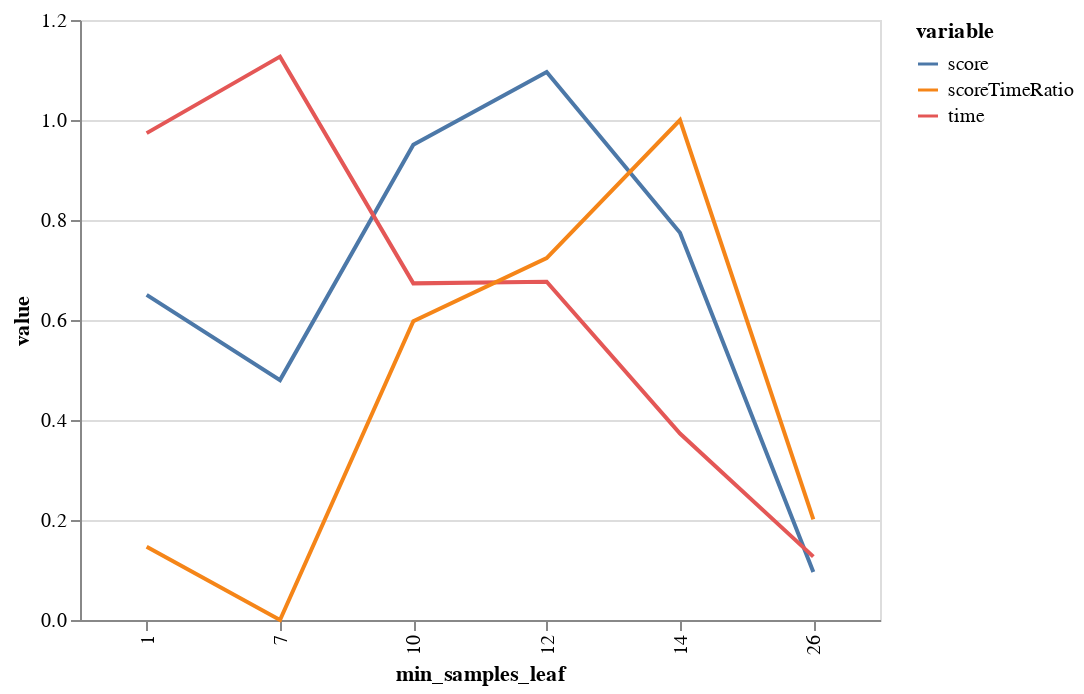

Notebook code for this chart:
### Code cell
min_samples_leaf = bgs.compareValsBaseCase(X, 
                    y, 
                    getForestAccuracyCV,        
                    rfArgs, 
                    "min_samples_leaf", 
                    0, 
                    1, 
                    26)
bgs.showTimeScoreChartAndGraph(min_samples_leaf)

### Figure 1 — Vega-Lite specification as saved in the notebook (floating-point values rounded to 4 significant figures)
{"$schema": "https://vega.github.io/schema/vega-lite/v2.6.0.json", "config": {"view": {"height": 300, "width": 400}}, "data": {"name": "data-88b7fb9830aefff0f7fb3c65eca32335"}, "datasets": {"data-88b7fb9830aefff0f7fb3c65eca32335": [{"min_samples_leaf": 1, "value": 0.6503, "variable": "score"}, {"min_samples_leaf": 26, "value": 0.09608, "variable": "score"}, {"min_samples_leaf": 14, "value": 0.7743, "variable": "score"}, {"min_samples_leaf": 7, "value": 0.4798, "variable": "score"}, {"min_samples_leaf": 10, "value": 0.9507, "variable": "score"}, {"min_samples_leaf": 12, "value": 1.096, "variable": "score"}, {"min_samples_leaf": 1, "value": 0.9737, "variable": "time"}, {"min_samples_leaf": 26, "value": 0.1268, "variable": "time"}, {"min_samples_leaf": 14, "value": 0.3729, "variable": "time"}, {"min_samples_leaf": 7, "value": 1.127, "variable": "time"}, {"min_samples_leaf": 10, "value": 0.6733, "variable": "time"}, {"min_samples_leaf": 12, "value": 0.6764, "variable": "time"}, {"min_samples_leaf": 1, "value": 0.1466, "variable": "scoreTimeRatio"}, {"min_samples_leaf": 26, "value": 0.2012, "variable": "scoreTimeRatio"}, {"min_samples_leaf": 14, "value": 1, "variable": "scoreTimeRatio"}, {"min_samples_leaf": 7, "value": 0, "variable": "scoreTimeRatio"}, {"min_samples_leaf": 10, "value": 0.5975, "variable": "scoreTimeRatio"}, {"min_samples_leaf": 12, "value": 0.7238, "variable": "scoreTimeRatio"}]}, "encoding": {"color": {"field": "variable", "type": "nominal"}, "x": {"field": "min_samples_leaf", "type": "ordinal"}, "y": {"field": "value", "type": "quantitative"}}, "mark": "line", "width": 400}
